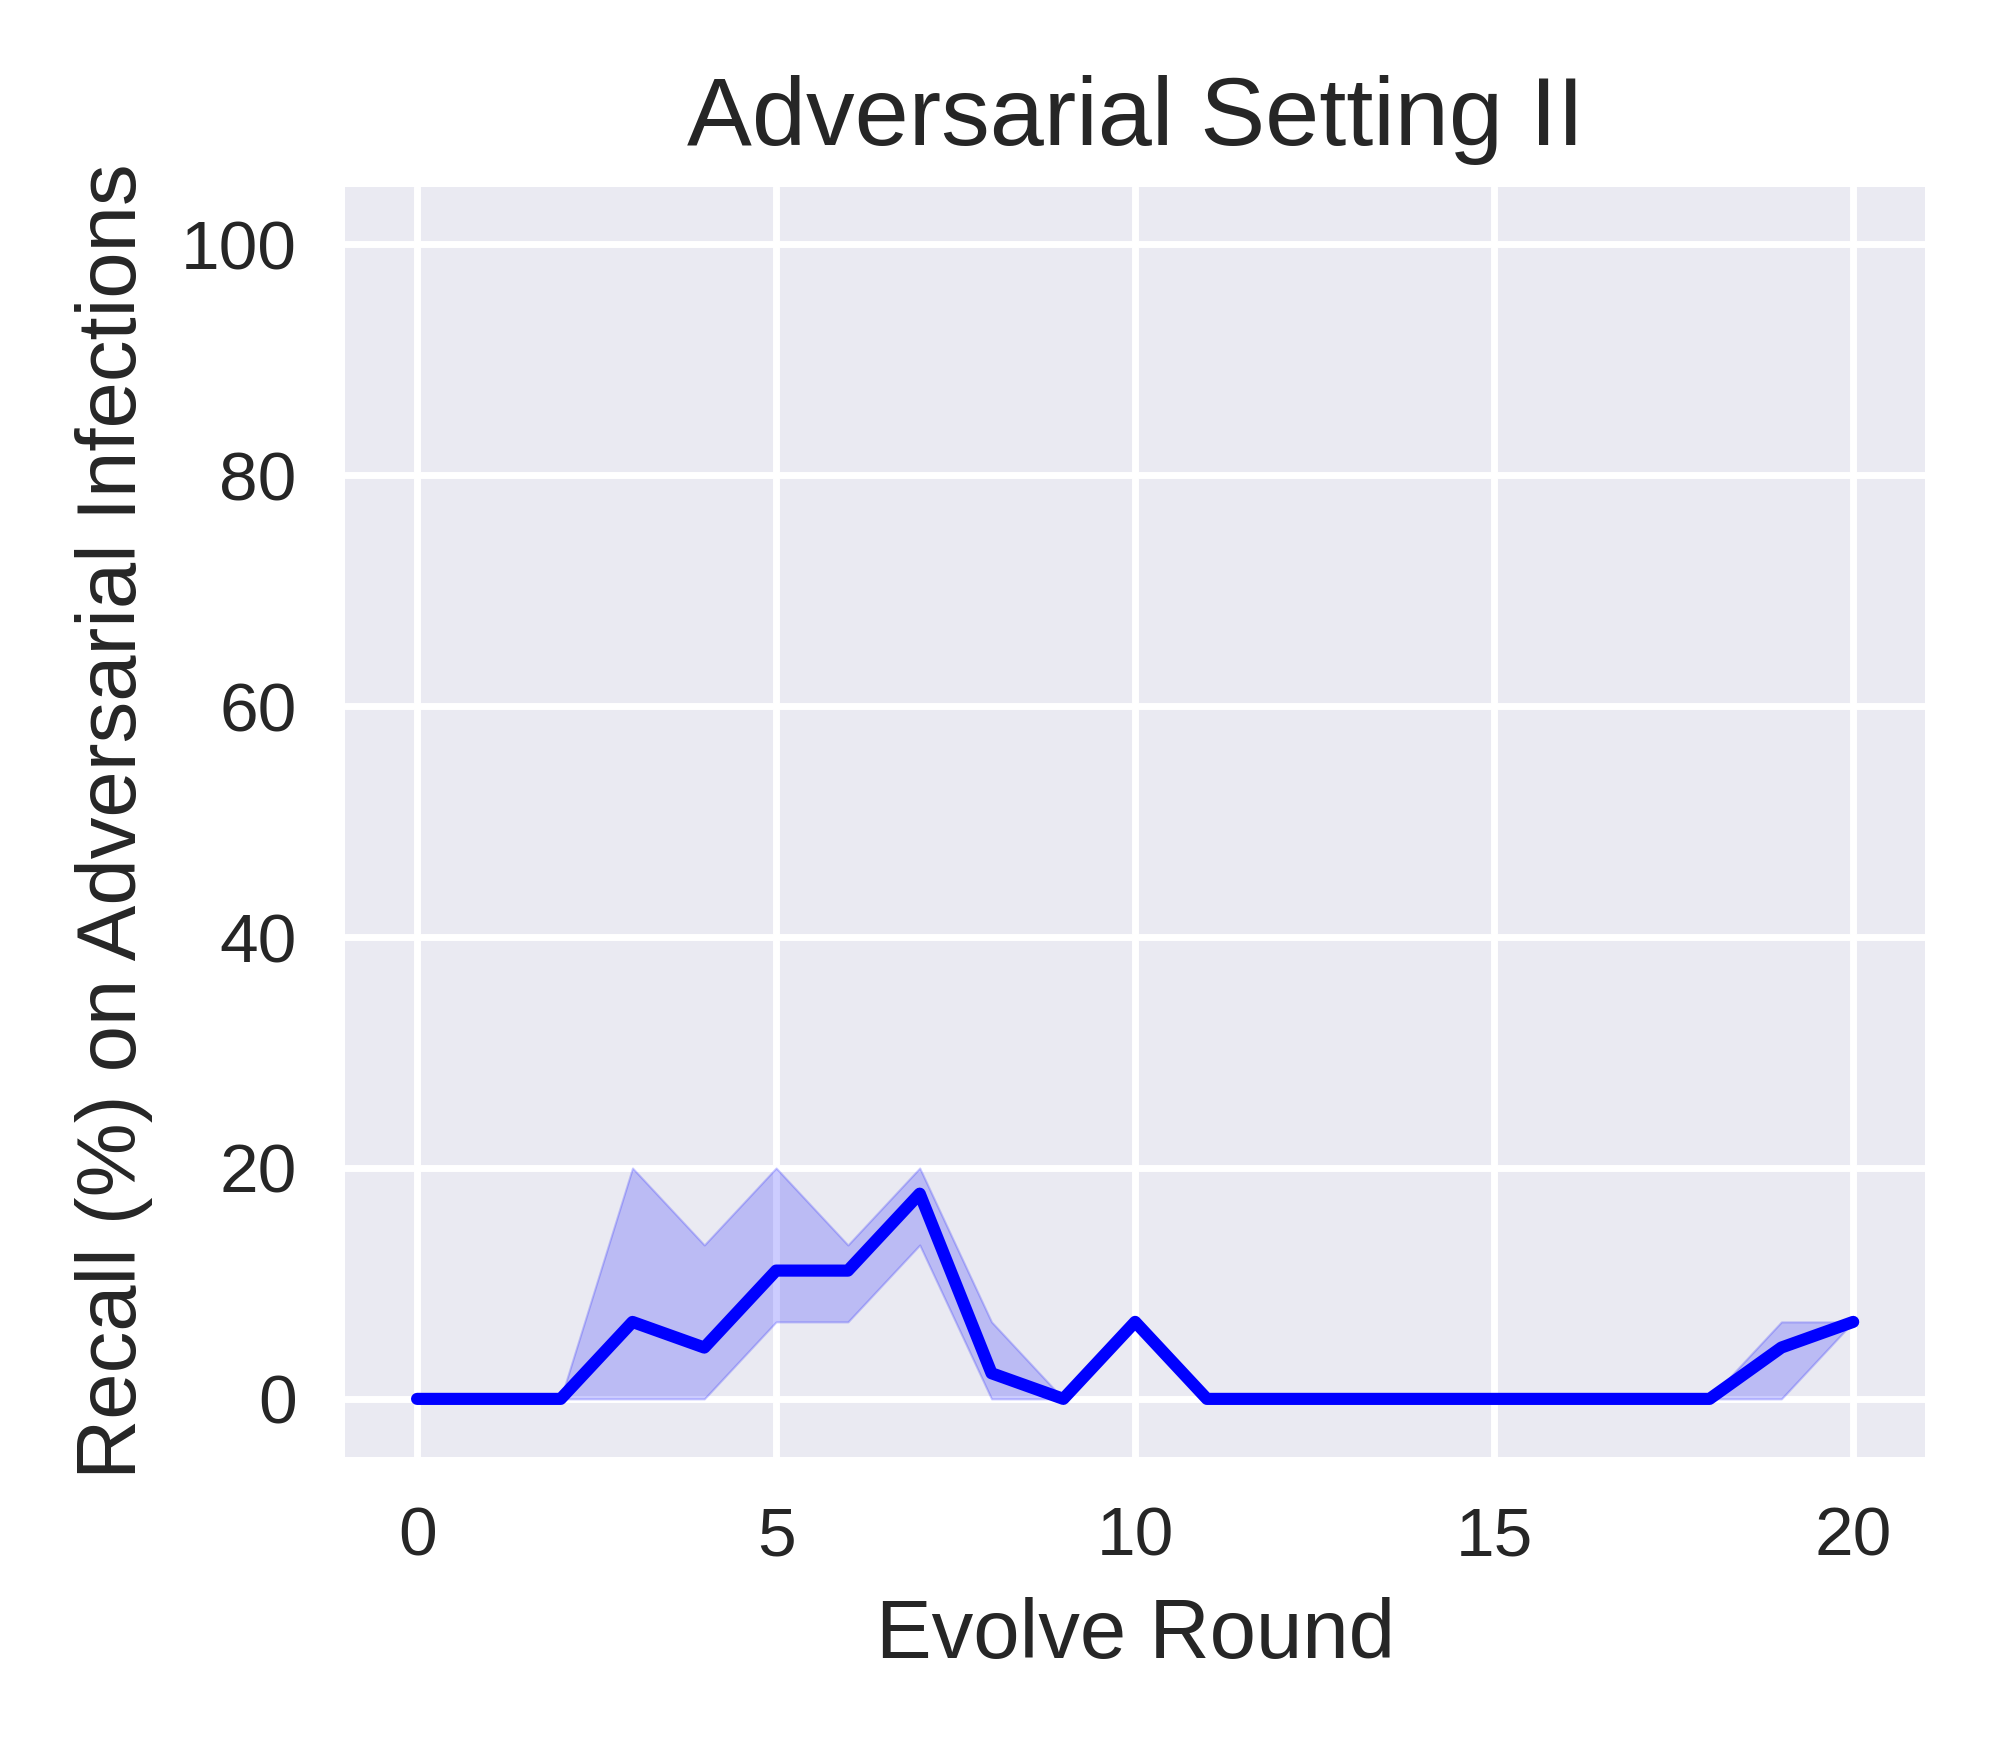

Python code for this plot:
import matplotlib.pyplot as plt
import pandas as pd
import seaborn as sns

advset2_rounds20_recall_on_advmal_file = pd.read_csv('adv_test_recall_list_advset2_round20_seed012.csv')
advset2_rounds20_recall_on_advmal_df = pd.DataFrame(advset2_rounds20_recall_on_advmal_file)

advset2_rounds20_recall_on_advmal_seed_0_df = advset2_rounds20_recall_on_advmal_df.drop(columns=['seed1','seed2'])  
advset2_rounds20_recall_on_advmal_seed_0_df.rename(columns={'seed0': 'recall'}, inplace=True)

advset2_rounds20_recall_on_advmal_seed_1_df = advset2_rounds20_recall_on_advmal_df.drop(columns=['seed0','seed2'])  
advset2_rounds20_recall_on_advmal_seed_1_df.rename(columns={'seed1': 'recall'}, inplace=True)

advset2_rounds20_recall_on_advmal_seed_2_df = advset2_rounds20_recall_on_advmal_df.drop(columns=['seed0','seed1'])  
advset2_rounds20_recall_on_advmal_seed_2_df.rename(columns={'seed2': 'recall'}, inplace=True)

print("advset2_rounds20_recall_on_advmal_df:\n",advset2_rounds20_recall_on_advmal_df)  
print("advset2_rounds20_recall_on_advmal_seed_0_df:\n",advset2_rounds20_recall_on_advmal_seed_0_df)  
print("advset2_rounds20_recall_on_advmal_seed_1_df:\n",advset2_rounds20_recall_on_advmal_seed_1_df)  
print("advset2_rounds20_recall_on_advmal_seed_2_df:\n",advset2_rounds20_recall_on_advmal_seed_2_df)  



advset2_rounds20_recall_on_advmal_merge_df = pd.concat([advset2_rounds20_recall_on_advmal_seed_0_df, advset2_rounds20_recall_on_advmal_seed_1_df, advset2_rounds20_recall_on_advmal_seed_2_df])
# advset2_rounds20_recall_on_advmal_merge_df = pd.concat([advset2_rounds20_recall_on_advmal_df, advset2_rounds20_recall_on_advmal_df, advset2_rounds20_recall_on_advmal_df])

print("advset2_rounds20_recall_on_advmal_merge_df:\n",advset2_rounds20_recall_on_advmal_merge_df)  

advset2_rounds20_recall_on_advmal_merge_df = advset2_rounds20_recall_on_advmal_merge_df.reset_index(drop=True)

print("advset2_rounds20_recall_on_advmal_merge_df:\n",advset2_rounds20_recall_on_advmal_merge_df)  


# sns.set_theme(style="darkgrid")
plt.style.use('seaborn') 
# plt.style.use('default') 
# plt.style.use('seaborn-deep') 

# plt.figure(figsize=(4, 3.5), dpi=500)
_, ax = plt.subplots(nrows=1, ncols=1, figsize=(4, 3.5), tight_layout=True, dpi=500) #dpi=100 分辨率


sns_plot=sns.lineplot(data=advset2_rounds20_recall_on_advmal_merge_df, x='round', y='recall', color='b')
ax.set_xlabel('Evolution Round', fontsize=12)
ax.set_ylabel('Recall (%) on Adversarial Infections', fontsize=12)
ax.set_title('Adversarial Setting II', fontsize=14); 
plt.ylim(-5, 105)

savepath = f'/home/huan1932/ARIoTEDef/drawfigure/advset2/round20/recall-on-adv'
savename = f'line-shadow-figure-advset2-round20-recall-on-adv-seed012'
plt.savefig(fname=f'{savepath}/{savename}.png',dpi=500)
plt.close   
